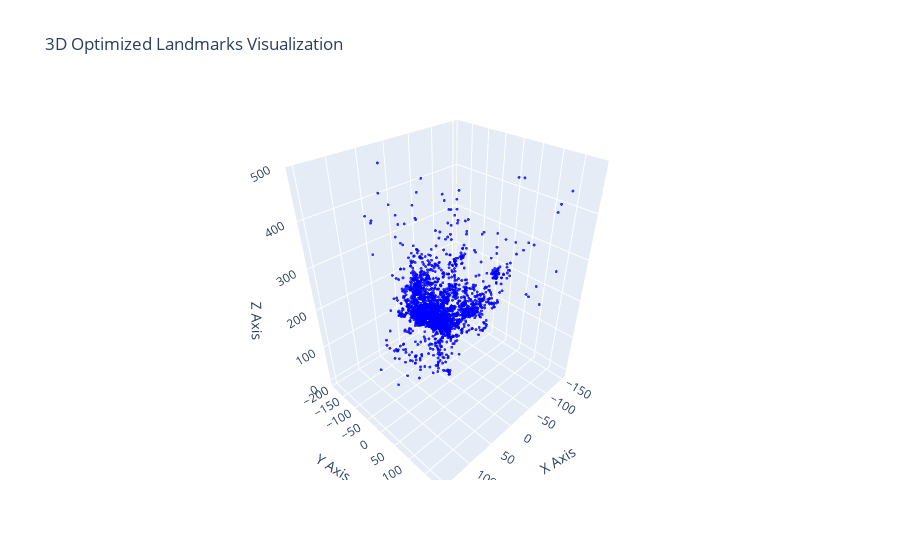

Notebook cell for this chart:
### Code cell
import plotly.graph_objs as go
import numpy as np


traces = []

optimized_landmarks = np.array(optimized_landmarks)

trace = go.Scatter3d(
    x=optimized_landmarks[:, 0],  # X coordinates of optimized landmarks
    y=optimized_landmarks[:, 1],  # Y coordinates of optimized landmarks
    z=optimized_landmarks[:, 2],  # Z coordinates of optimized landmarks
    mode='markers',
    marker=dict(size=1, opacity=0.8, color='blue'),
    name='Optimized Landmarks'
)

traces.append(trace)

layout = go.Layout(
    title='3D Optimized Landmarks Visualization',
    scene=dict(
        xaxis=dict(title='X Axis', range=[-160, 160]),  # Setting x-axis limits
        yaxis=dict(title='Y Axis', range=[-200, 200]),  # Setting y-axis limits
        zaxis=dict(title='Z Axis', range=[-20, 500])   # Setting z-axis limits
    )
)

fig = go.Figure(data=traces, layout=layout)
fig.show()

### Figure 1 — Plotly figure (JSON) as saved in the notebook; plotly's stock layout.template omitted (floating-point values rounded to 4 significant figures; data arrays with more than 128 entries replaced by an {"elided": "..."} marker saying what was removed)
{"data": [{"marker": {"color": "blue", "opacity": 0.8, "size": 1}, "mode": "markers", "name": "Optimized Landmarks", "type": "scatter3d", "x": {"elided": "2722 float values"}, "y": {"elided": "2722 float values"}, "z": {"elided": "2722 float values"}}], "layout": {"scene": {"xaxis": {"range": [-160, 160], "title": {"text": "X Axis"}}, "yaxis": {"range": [-200, 200], "title": {"text": "Y Axis"}}, "zaxis": {"range": [-20, 500], "title": {"text": "Z Axis"}}}, "title": {"text": "3D Optimized Landmarks Visualization"}}}
